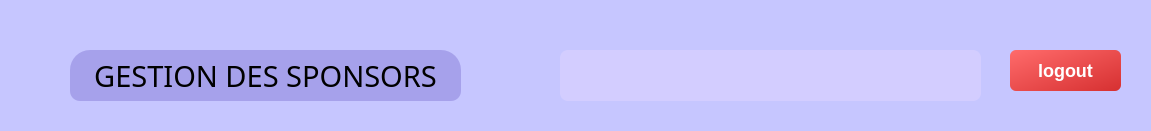
   <widget class="QFrame" name="frame_2">
    <property name="geometry">
     <rect>
      <x>220</x>
      <y>10</y>
      <width>1151</width>
      <height>131</height>
     </rect>
    </property>
    <property name="styleSheet">
     <string notr="true">background-color: rgb(198, 198, 255);
border-radius: 20px;</string>
    </property>
    <property name="frameShape">
     <enum>QFrame::Shape::StyledPanel</enum>
    </property>
    <property name="frameShadow">
     <enum>QFrame::Shadow::Raised</enum>
    </property>
    <widget class="QLabel" name="label_authUser">
     <property name="geometry">
      <rect>
       <x>560</x>
       <y>50</y>
       <width>421</width>
       <height>51</height>
      </rect>
     </property>
     <property name="styleSheet">
      <string notr="true">QLabel {
    color: white; /* Text color */
    background-color: rgb(211, 205, 255); /* Blue background */
    font-size: 20px; /* Text size */
    font-weight: bold; /* Bold text */
    padding: 10px; /* Space inside the label */
    border-radius: 8px; /* Rounded corners */
    text-align: center; /* Centers text */
}
</string>
     </property>
     <property name="text">
      <string/>
     </property>
    </widget>
    <widget class="QLabel" name="Sp_Label_Titre">
     <property name="geometry">
      <rect>
       <x>70</x>
       <y>50</y>
       <width>391</width>
       <height>51</height>
      </rect>
     </property>
     <property name="font">
      <font>
       <family>Trebuchet MS</family>
       <pointsize>22</pointsize>
      </font>
     </property>
     <property name="styleSheet">
      <string notr="true">background-color: rgba(35,10,152,50);
border-bottom-left-radius: 10px;
border-bottom-right-radius: 10px;</string>
     </property>
     <property name="text">
      <string>GESTION DES SPONSORS</string>
     </property>
     <property name="alignment">
      <set>Qt::AlignmentFlag::AlignCenter</set>
     </property>
    </widget>
    <widget class="QLabel" name="label_8">
     <property name="geometry">
      <rect>
       <x>510</x>
       <y>50</y>
       <width>41</width>
       <height>41</height>
      </rect>
     </property>
     <property name="styleSheet">
      <string notr="true">image :url(:/imgs/userr.jpg)</string>
     </property>
     <property name="text">
      <string/>
     </property>
    </widget>
    <widget class="QPushButton" name="button_logout">
     <property name="geometry">
      <rect>
       <x>1010</x>
       <y>50</y>
       <width>111</width>
       <height>41</height>
      </rect>
     </property>
     <property name="styleSheet">
      <string notr="true">QPushButton {
    background: qlineargradient(x1:0, y1:0, x2:1, y2:1, stop:0 #ff6b6b, stop:1 #d63031);
    color: white;
    font-size: 18px;
    font-weight: bold;
    padding: 10px 20px;
    border-radius: 6px;
    border: none;
}

QPushButton:hover {
    background: qlineargradient(x1:0, y1:0, x2:1, y2:1, stop:0 #ff5252, stop:1 #b71c1c);
}

QPushButton:pressed {
    background: #b71c1c;
}
</string>
     </property>
     <property name="text">
      <string>logout</string>
     </property>
    </widget>
   </widget>
